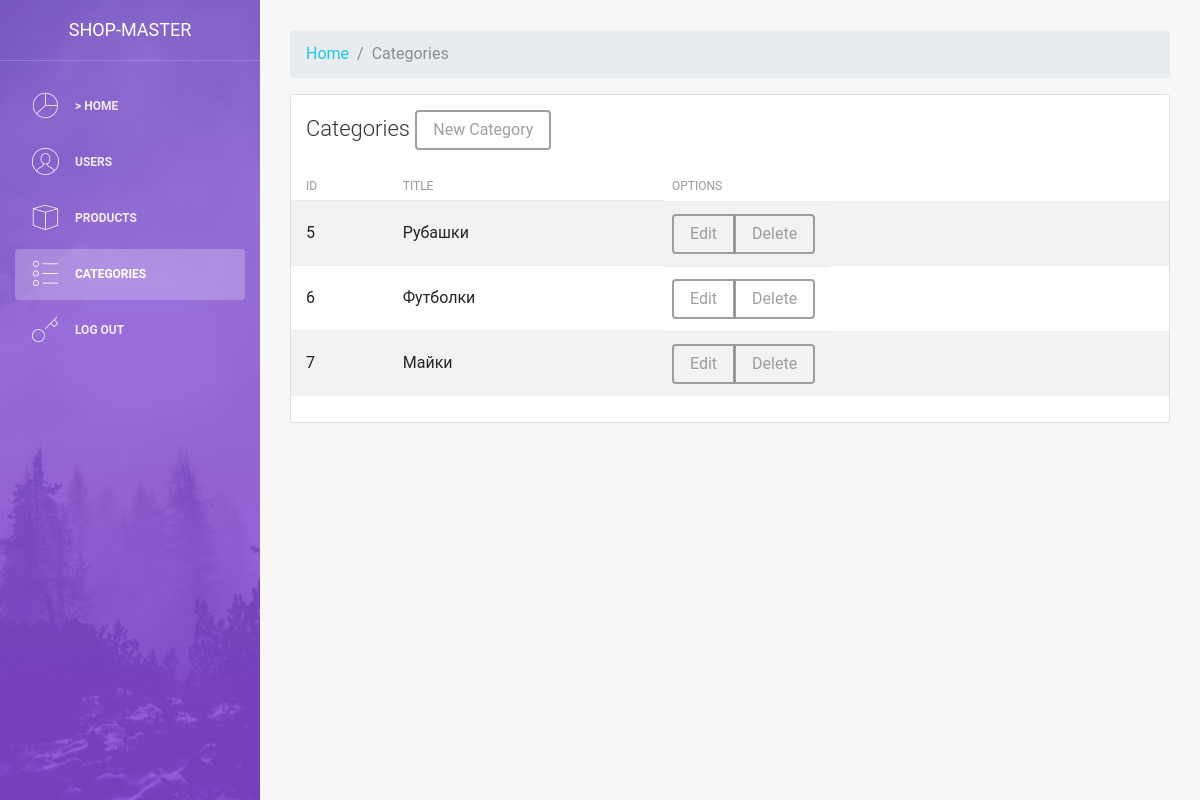
The app's page /admin/categories.php with its own data.
### tables this page shows
CREATE TABLE `categories` (
  `id` int(11) NOT NULL,
  `title` varchar(255) NOT NULL
);

### admin/categories.php (the view, shortened to what this page needs)
<?php
    include $_SERVER['DOCUMENT_ROOT'] ."/configs/db.php";
    include $_SERVER['DOCUMENT_ROOT'] ."/admin/parts/header.php";
 ?>
<nav aria-label="breadcrumb">
  <ol class="breadcrumb">
    <li class="breadcrumb-item"><a href="/admin">Home</a></li>
    <li class="breadcrumb-item active" aria-current="page">Categories</li>
  </ol>
</nav>
<div class="row">
    <div class="col-md-12">
        <div class="card strpied-tabled-with-hover">
            <div class="card-header ">
                <h4 class="card-title">
                Categories
                <a href="modules/products/add_category.php" type="button" class="btn btn-secondary">New Category</a>
            </h4>
            </div>
            <div class="card-body table-full-width table-responsive">
                <table class="table table-hover table-striped">
                    <thead>
                        <th>ID</th>
                        <th>Title</th>
                        <th>Options</th>
                    </thead>
                    <tbody>
                        <?php
                            $sql = "SELECT * FROM categories";
                            $result = $connect->query($sql);
                            while($row = mysqli_fetch_assoc($result)) {
                                ?>
                                    <tr>
                                        <td><?php echo $row["id"]; ?></td>
                                        <td><?php echo $row["title"]; ?></td>
                                        <td>
                                            <div class="btn-group" role="group" aria-label="Basic example">
                                              <a href="modules/products/edit_cat.php?id=<?php echo $row["id"]; ?>" type="button" class="btn btn-secondary">Edit</a>
                                              <a href="modules/products/delete_cat.php?id=<?php echo $row["id"]; ?>" type="button" class="btn btn-secondary">Delete</a>
                                            </div>
                                        </td>
                                    </tr>
                                <?php
                             }
                         ?>
                    </tbody>
                </table>
            </div>
        </div>
    </div>
</div>
<?php
    include "parts/footer.php";
 ?>

### records on screen
categories: id "5", title "Рубашки"
categories: id "6", title "Футболки"
categories: id "7", title "Майки"
